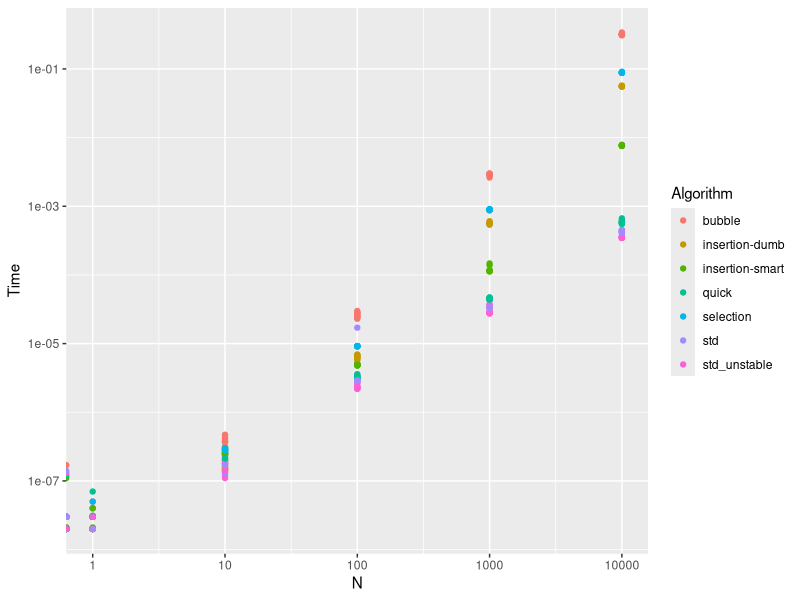

The R source for this figure:
#!/usr/bin/Rscript
library("ggplot2")

t <- read.table('results.dat', header=TRUE)
ggplot(t, aes(N, Time, colour = Algorithm)) + geom_point() +  scale_y_log10() + scale_x_log10()